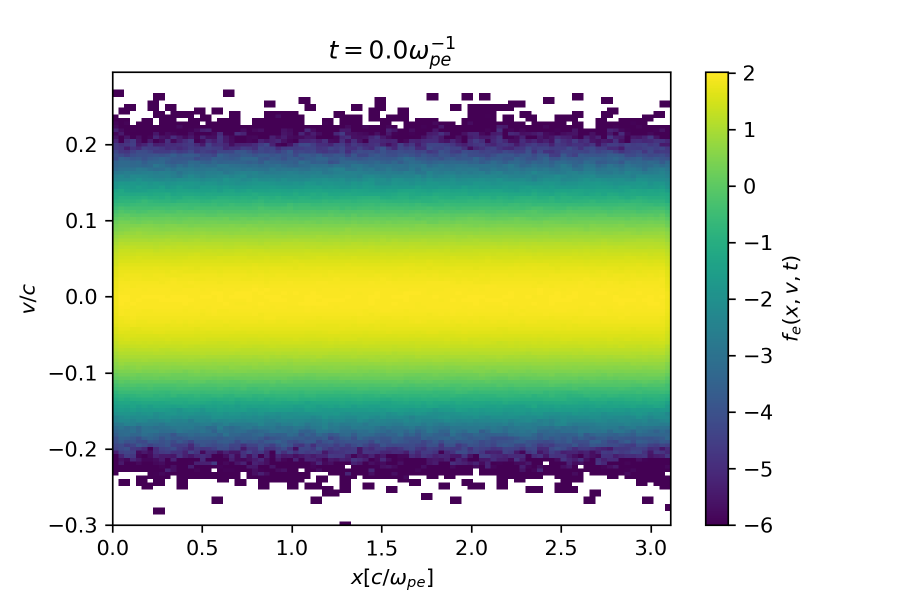
#> input picture 2-Landau_damping_in_PIC/EPW/figures-xv-density/0.png, 1800 x 1200 px (shown at 1/2 size)
$ jupyter execute --allow-errors analysis_code_homemade.ipynb   (shell and % lines are left out)
#> lines starting #> are read from the running program, lines starting #| are printed output that depends on the picture
[cell 1]
import sys
sys.path.append('../../vysxd')
import numpy as np
import matplotlib.pyplot as plt
from vysxd_define import *
from vysxd_analysis import *

#### Triangle driver envelope

#> (a cell that did not finish here is left out)

[cell 3]
plt.figure(figsize=(14,3.5))
plt.subplot(1,2,1)
plt.title('$E_1$')
#> (the rest of this cell did not finish here and is left out)

[cell 4]
#esquare = (e1_D_xt)**2
#print(esquare[2,1]) #test

def total_field_energy(T,e1_D_xt):
    esquare = (e1_D_xt)**2
    n_x = np.linspace(0, len(x)-1,len(x))
    n_x = n_x.astype(int)
    n_x = n_x.tolist()
    n_t = np.linspace(0, len(T)-1,len(T))
    #print(len(T))
    n_t = n_t.astype(int)
    n_t = n_t.tolist()
    # [4 lines of commented-out code are left out]
    TFE = []
    for i in n_t:
        integral = np.trapz(esquare[i,n_x], x)
        TFE.append(integral)
    return TFE

# [7 lines of commented-out code are left out]
#> (the rest of this cell did not finish here and is left out)

#> (a cell that did not finish here is left out)

[cell 6]
def total_field_energy_ave(T,e1_D_xt):
    T_input = T.tolist()
    T_ave = T_input[3:-3]
    TFEA = []
    TFE_ave = total_field_energy(T_input,e1_D_xt)
    for i in range(0,len(T_ave)):
        coarse_grain = (1/7)*(0.3*TFE_ave[i]+TFE_ave[i+1]+1.4*TFE_ave[i+2]+1.6*TFE_ave[i+3]+1.4*TFE_ave[i+4]+TFE_ave[i+5]+0.3*TFE_ave[i+6])
        TFEA.append(coarse_grain)
    return TFEA

def T_ave(t):
    T_input = t.tolist()
    return T_input[3:-3]

#> (the rest of this cell did not finish here and is left out)

[cell 7]
kld=0.33

-np.pi/2 * (1/kld**3)*np.exp(-1/(2*kld**2))*np.exp(-3/2)

[cell 8]
plt.subplot(1,2,1)
#> (the rest of this cell did not finish here and is left out)

#> (a cell that did not finish here is left out)

#> (a cell that did not finish here is left out)

#> (a cell that did not finish here is left out)

[cell 12]
import glob
import contextlib
from PIL import Image

# filepaths

fp_in = "figures-xv-density/*.png"
fp_out = "figures-xv-density/movie.gif"

# use exit stack to automatically close opened images
with contextlib.ExitStack() as stack:

    # lazily load images
    imgs = (stack.enter_context(Image.open(f))
            for f in sorted(glob.glob(fp_in)))
#> further down, img is the input picture: PIL image 1800x1200 RGBA; mean R, G, B, A 194.5, 208.6, 182.4, 127.2
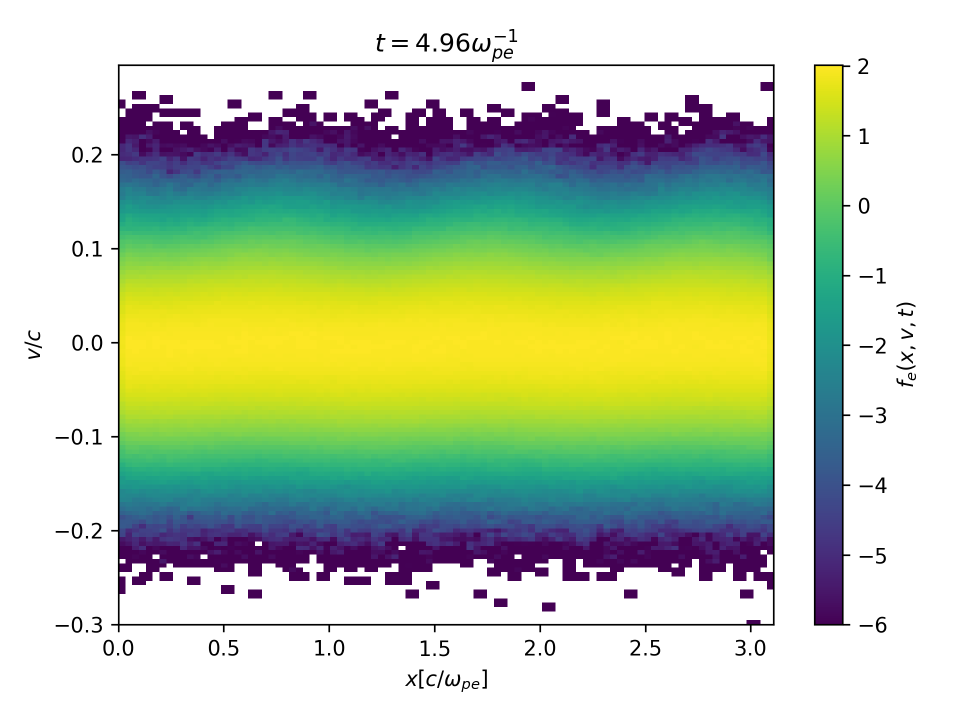
#> input picture 2-Landau_damping_in_PIC/EPW/figures-xv-density/1.png, 1920 x 1440 px (shown at 1/2 size)
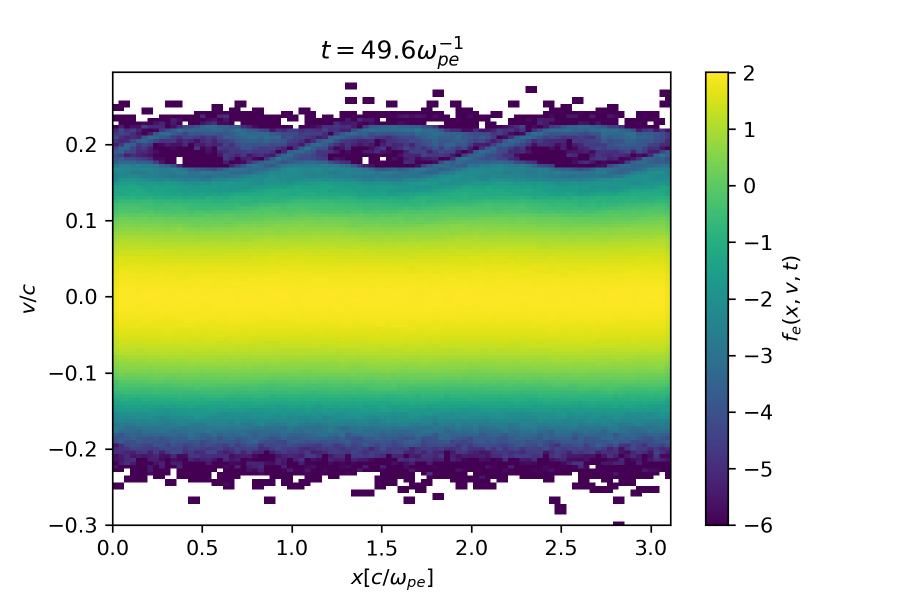
#> input picture 2-Landau_damping_in_PIC/EPW/figures-xv-density/10.png, 1800 x 1200 px (shown at 1/2 size)

    # extract  first image from iterator
    img = next(imgs)

    # https://pillow.readthedocs.io/en/stable/handbook/image-file-formats.html#gif
    img.save(fp=fp_out, format='GIF', append_images=imgs,
             save_all=True, duration=400, loop=0)
